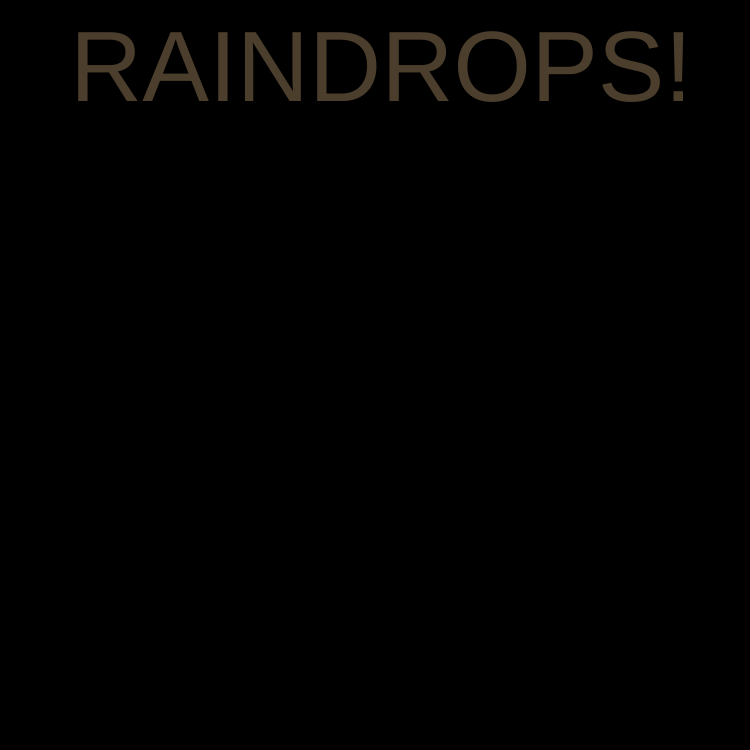
Frame 1 (no input)
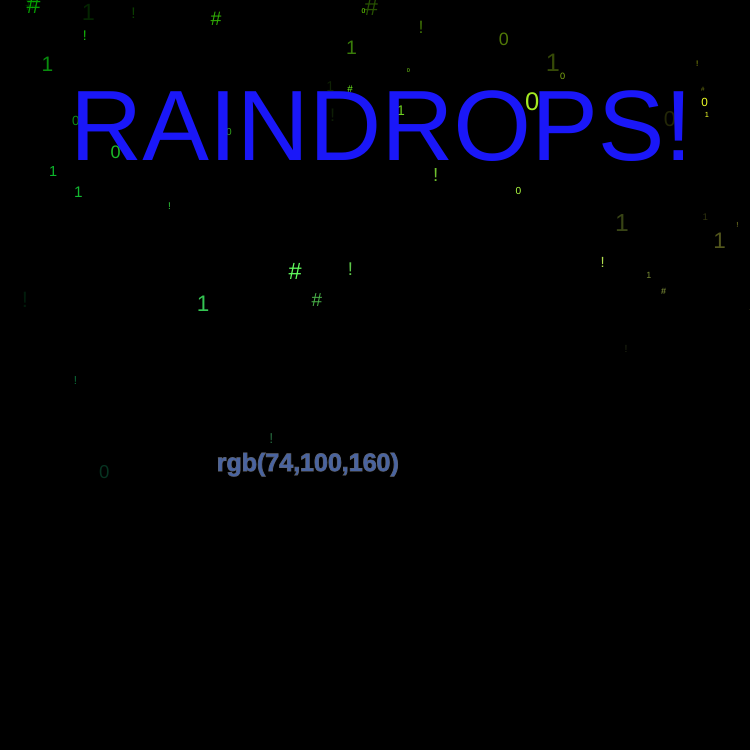
Frame 60 (no input)
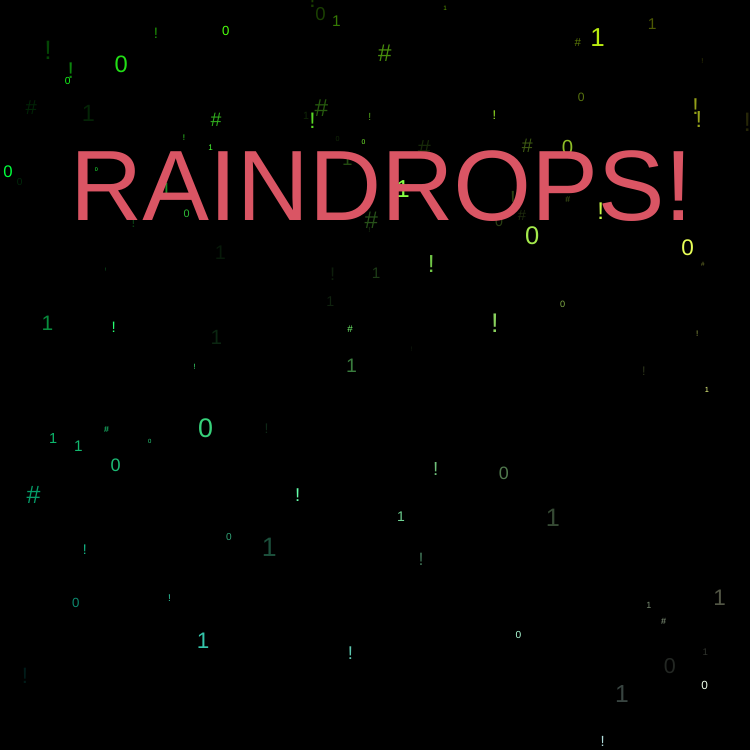
Frame 120 (the mouse pressed at the canvas centre since frame 60)

The p5.js sketch that drew these frames (run headless with seeded random() and noise() and a simulated clock; from frame 60 on, the mouse is pressed at the canvas centre):

// p5.js sketch
// ── sketch.js
var rainarr = []; //EMPTY ARRAY for storing the objects

class raindrop{
  constructor(rx,rv,ra,rs){          //assigning important values
    //console.log("const. started");
    this.x = rx;
    var r = random();
    this.alpha = ra+20;   //opacity, you don't need to do '+ 20'
    this.scale = 5+rs*22; //size of text, you don't need to do '+ 5', and multiply with highest value you want
    this.velocity = rv*10;  //multiply with highest velocity you want, or you can do it on line 46 too
    this.y = -20;  //spawn text above the canvas
    if(r < 0.2){      //random() gives value between 0 - 1, so assigning random character/string according to r
      this.char = '1';
    }else if(r < 0.5){
      this.char = '0';
    }else if(r < 0.8){
      this.char = '!';
    }else if(r < 0.99){
      this.char = '#';
    }else{
      this.char = "rgb("+round((this.x/750)*255)+",100,"+round((this.y/750)*255)+")";
      this.scale = 25;  //text size same for these ones
    }
    //console.log("x: "+this.x+"\ny: "+this.y+"\nchar: "+this.char+"\naplha: "+this.alpha+"\nvelocity: "+this.velocity);
    this.work();   //you can comment this, literally useless
    //console.log(this.velocity);
  }

  work(){   //quite self explanatory, using the values assigned in the constructor along with text, etc.
    //console.log("y: "+this.y+"\nfps: "+frameRate());
    //console.log("y: "+this.y);
    fill((this.x/750)*255,255,(this.y/750)*255,this.alpha);    //making the rbg values change according to x and y
    textStyle(NORMAL);
    noStroke();
    if(this.char !== '1' && this.char !== '0' && this.char !== '!' && this.char !== '#'){
      strokeWeight(1);
      textStyle(BOLD);
      stroke(255,255,255,100);
      fill((this.x/750)*255,100,(this.y/750)*255,255);   //no alpha value, so will have 100% opacity
      this.char = "rgb("+round((this.x/750)*255)+",100,"+round((this.y/750)*255)+")";
    }
    textSize(this.scale);
    text(this.char,this.x,this.y);
    if(this.y < 750){
      //console.log("y < 750")
      this.y += 50*(this.velocity+2)/frameRate();   //pretty much basic physics(v or s = d/t, and t = 1/frameRate() and v = this.velocity), you don't need to +2. multiply with highest value you want(here 50, seems decent to me)
    }
  }
}

function setup(){
  createCanvas(750,750);
  frameRate(144); //highest p5 supports is 144fps, since there will be a lot of objects being created, fps will drop. so i set it to higest value. after dropping, it stays around 90fps with occasional frame drops
}

function draw() {
  background(0,0,0); //BLACC baground
  //if(frameCount%50 === 0)
  rainarr.push(new raindrop(random(0,750),random(),random(0,255),random())); //pushing raindrop object. since i want the values to be random i'm using random(min,max) for all parameters
  for(var i = rainarr.length-1; i > 0; i -= 1){   //backward looping through the array since forward looping causes skipping if something is deleted
    rainarr[i].work();
    if(rainarr[i].y >= 750){  //bottom of canvas is 750 so i used 750. increase it(750) if you don't wan't the text to disappear while falling like in my video
      rainarr.splice(i,1);  //delete when y touches botto of the canvas
    }
  }
  textSize(100);  //this part is just the big "RAINDROP" text
  fill(random()*255,random()*255,random()*255);  //random colour
  text("RAINDROPS!",70,frameCount+100);  //using frameCount as y since the text will keep going down 1px per frame, '+ 100; is for it to be fully on canvas when it starts
} //line 69 ;)
